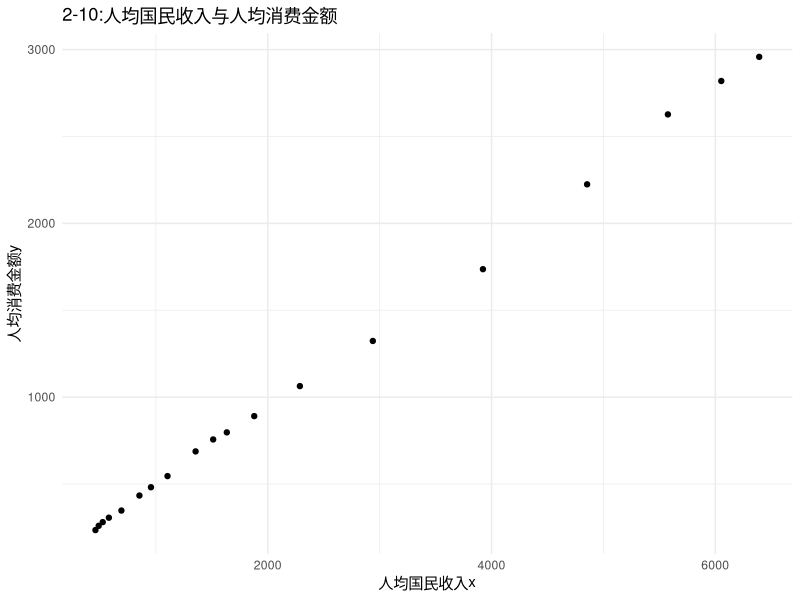
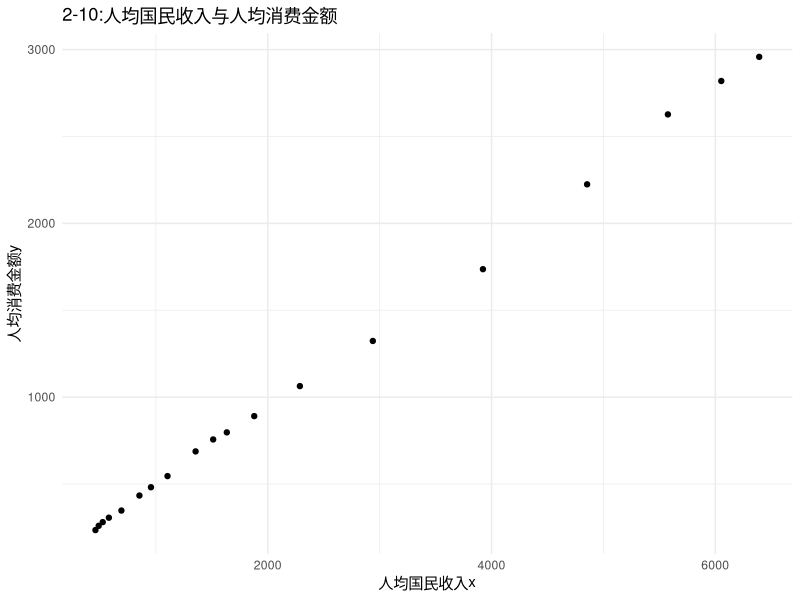

Here is the R script that generated these plots, in order:
library(readxl)
library(ggplot2)
data <- read_excel("2data.xlsx", sheet = "10")

x <- data$人均国民收入
y <- data$人均消费金额

plot <- ggplot(data, aes(x = `人均国民收入`, y = `人均消费金额`)) +
    geom_point() +
    labs(
        title = "2-10:人均国民收入与人均消费金额",
        x = "人均国民收入x",
        y = "人均消费金额y"
    ) +
    theme_minimal()

print(plot)
ggsave("./img/2-10.jpg", plot = plot, width = 8, height = 6, dpi = 300)

print(summary(lm(y ~ x), digits = digits, maxsum = maxsum))
